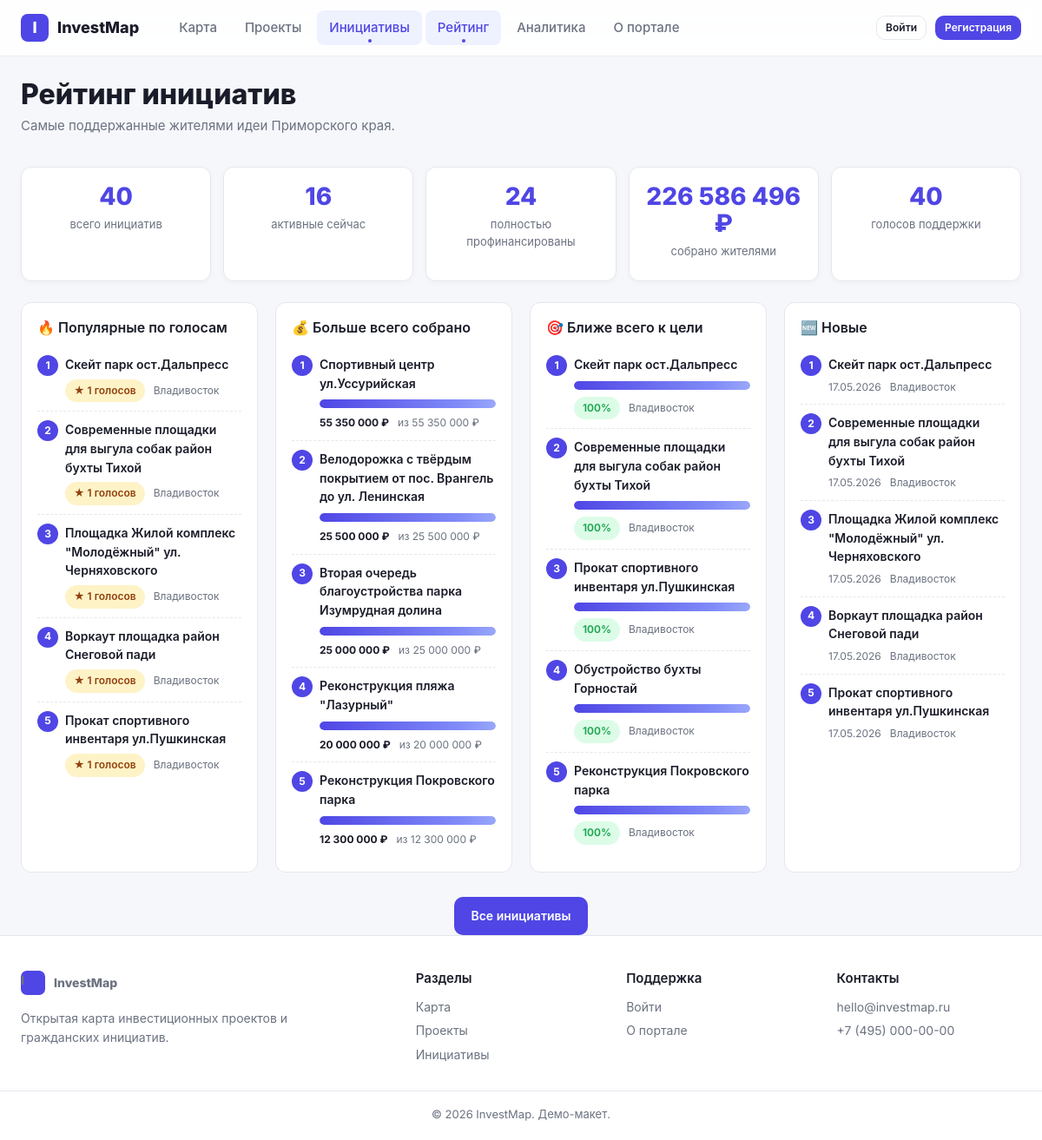
The page /initiatives/top on the database its author committed.
### app/models.py (models this page shows)
class Initiative(db.Model):
    __tablename__ = "initiatives"
    id = db.Column(db.Integer, primary_key=True)
    title = db.Column(db.String(200), nullable=False)
    slug = db.Column(db.String(220), unique=True, nullable=False, index=True)
    short_description = db.Column(db.String(300), nullable=False)
    description = db.Column(db.Text, nullable=False)
    author_type = db.Column(db.String(40), default="municipality")  # municipality | ngo | citizen
    author_name = db.Column(db.String(200))
    proposed_by_id = db.Column(db.Integer, db.ForeignKey("users.id"), nullable=True)
    district = db.Column(db.String(60), index=True)
    lat = db.Column(db.Float)
    lng = db.Column(db.Float)
    cover = db.Column(db.String(255))
    goal_amount = db.Column(db.BigInteger, default=0)
    collected_amount = db.Column(db.BigInteger, default=0)
    status = db.Column(db.String(40), default="active")  # active | funded | closed | moderation | rejected
    end_date = db.Column(db.Date)
    views = db.Column(db.Integer, default=0, nullable=False)
    created_at = db.Column(db.DateTime, default=datetime.utcnow)
    proposed_by = db.relationship("User", foreign_keys=[proposed_by_id])
    donations = db.relationship("Donation", back_populates="initiative", cascade="all, delete-orphan")
    votes = db.relationship("InitiativeVote", back_populates="initiative", cascade="all, delete-orphan")
    @property
    def progress_pct(self):
        if not self.goal_amount:
            return 0
        return min(100, round(self.collected_amount * 100 / self.goal_amount))
    @property
    def votes_count(self):
        return len(self.votes)

### app/blueprints/initiatives.py (the view)
@bp.route("/top")
def top():
    active_q = Initiative.query.filter(Initiative.status != "closed")
    top_votes = (
        active_q.outerjoin(InitiativeVote)
        .group_by(Initiative.id)
        .order_by(db.func.count(InitiativeVote.id).desc(), Initiative.created_at.desc())
        .limit(5)
        .all()
    )
    top_collected = (
        Initiative.query.order_by(Initiative.collected_amount.desc()).limit(5).all()
    )
    all_with_goal = [i for i in Initiative.query.all() if i.goal_amount]
    top_progress = sorted(all_with_goal, key=lambda i: i.progress_pct, reverse=True)[:5]
    top_new = Initiative.query.order_by(Initiative.created_at.desc()).limit(5).all()
    totals = {
        "count": Initiative.query.count(),
        "active": Initiative.query.filter_by(status="active").count(),
        "funded": Initiative.query.filter_by(status="funded").count(),
        "collected_sum": db.session.query(db.func.coalesce(db.func.sum(Initiative.collected_amount), 0)).scalar() or 0,
        "votes_sum": db.session.query(db.func.count(InitiativeVote.id)).scalar() or 0,
    }
    return render_template(
        "initiatives/top.html",
        top_votes=top_votes,
        top_collected=top_collected,
        top_progress=top_progress,
        top_new=top_new,
        totals=totals,
    )

### app/templates/initiatives/top.html (shortened to what this page needs)
{% extends "base.html" %}
{% block content %}
<div class="container">
    <div class="page-head">
        <h1>Рейтинг инициатив</h1>
        <p class="page-head__lead">Самые поддержанные жителями идеи Приморского края.</p>
    </div>
    <div class="stats-grid" style="margin-bottom:24px;">
        <div class="stat-card">
            <div class="stat-card__value">{{ totals.count }}</div>
            <div class="stat-card__label">всего инициатив</div>
        </div>
        <div class="stat-card">
            <div class="stat-card__value">{{ totals.active }}</div>
            <div class="stat-card__label">активные сейчас</div>
        </div>
        <div class="stat-card">
            <div class="stat-card__value">{{ totals.funded }}</div>
            <div class="stat-card__label">полностью профинансированы</div>
        </div>
        <div class="stat-card">
            <div class="stat-card__value">{{ totals.collected_sum|money }}</div>
            <div class="stat-card__label">собрано жителями</div>
        </div>
        <div class="stat-card">
            <div class="stat-card__value">{{ totals.votes_sum }}</div>
            <div class="stat-card__label">голосов поддержки</div>
        </div>
    </div>
    <div class="top-grid">
        <section class="top-col">
            <h3 class="top-col__title">🔥 Популярные по голосам</h3>
            <ol class="top-list">
                {% for i in top_votes %}
                    <li class="top-item">
                        <a href="{{ url_for('initiatives.detail', slug=i.slug) }}">
                            <div class="top-item__title">{{ i.title }}</div>
                            <div class="top-item__meta">
                                <span class="chip chip--warning">★ {{ i.votes_count }} голосов</span>
                                <span class="muted">{{ i.district or '—' }}</span>
                            </div>
                        </a>
                    </li>
                {% else %}
                    <li class="muted">Пока нет данных</li>
                {% endfor %}
            </ol>
        </section>
        <section class="top-col">
            <h3 class="top-col__title">💰 Больше всего собрано</h3>
            <ol class="top-list">
                {% for i in top_collected %}
                    <li class="top-item">
                        <a href="{{ url_for('initiatives.detail', slug=i.slug) }}">
                            <div class="top-item__title">{{ i.title }}</div>
                            <div class="progress"><div class="progress__bar" style="width:{{ i.progress_pct }}%"></div></div>
                            <div class="top-item__meta">
                                <strong>{{ i.collected_amount|money }}</strong>
                                <span class="muted">из {{ i.goal_amount|money }}</span>
                            </div>
                        </a>
                    </li>
                {% else %}
                    <li class="muted">Пока нет данных</li>
                {% endfor %}
            </ol>
        </section>
        <section class="top-col">
            <h3 class="top-col__title">🎯 Ближе всего к цели</h3>
            <ol class="top-list">
                {% for i in top_progress %}
                    <li class="top-item">
                        <a href="{{ url_for('initiatives.detail', slug=i.slug) }}">
                            <div class="top-item__title">{{ i.title }}</div>
                            <div class="progress"><div class="progress__bar" style="width:{{ i.progress_pct }}%"></div></div>
                            <div class="top-item__meta">
                                <span class="chip chip--success">{{ i.progress_pct }}%</span>
                                <span class="muted">{{ i.district or '—' }}</span>
                            </div>
                        </a>
                    </li>
                {% else %}
                    <li class="muted">Пока нет данных</li>
                {% endfor %}
            </ol>
        </section>
        <section class="top-col">
            <h3 class="top-col__title">🆕 Новые</h3>
            <ol class="top-list">
                {% for i in top_new %}
                    <li class="top-item">
                        <a href="{{ url_for('initiatives.detail', slug=i.slug) }}">
                            <div class="top-item__title">{{ i.title }}</div>
                            <div class="top-item__meta">
                                <span class="muted">{{ i.created_at|date_ru }}</span>
                                <span class="muted">{{ i.district or '—' }}</span>
                            </div>
                        </a>
                    </li>
                {% else %}
                    <li class="muted">Пока нет данных</li>
                {% endfor %}
            </ol>
        </section>
    </div>
    <div style="text-align:center;margin-top:28px;">
        <a href="{{ url_for('initiatives.list_initiatives') }}" class="btn btn--primary">Все инициативы</a>
    </div>
</div>
{% endblock %}

### app/templates/base.html (shortened to what this page needs)
<!doctype html>
<html lang="ru">
<head>
    <link rel="stylesheet" href="https://unpkg.com/leaflet@1.9.4/dist/leaflet.css">
    <link rel="stylesheet" href="{{ url_for('static', filename='css/style.css') }}">
</head>
<body>
<header class="topbar">
    <div class="container topbar__inner">
        <a class="brand" href="{{ url_for('main.index') }}">
            <span class="brand__logo">I</span>
            <span class="brand__name">InvestMap</span>
        </a>
        <nav class="nav">
            <a href="{{ url_for('main.index') }}" class="nav__link {% if request.endpoint == 'main.index' %}active{% endif %}">Карта</a>
            <a href="{{ url_for('projects.list_projects') }}" class="nav__link {% if request.blueprint == 'projects' %}active{% endif %}">Проекты</a>
            <a href="{{ url_for('initiatives.list_initiatives') }}" class="nav__link {% if request.blueprint == 'initiatives' %}active{% endif %}">Инициативы</a>
            <a href="{{ url_for('initiatives.top') }}" class="nav__link {% if request.endpoint == 'initiatives.top' %}active{% endif %}">Рейтинг</a>
            <a href="{{ url_for('main.analytics') }}" class="nav__link {% if request.endpoint == 'main.analytics' %}active{% endif %}">Аналитика</a>
            <a href="{{ url_for('main.about') }}" class="nav__link {% if request.endpoint == 'main.about' %}active{% endif %}">О портале</a>
        </nav>
        <div class="topbar__actions">
            {% if current_user.is_authenticated %}
                <a href="{{ url_for('cabinet.notifications') }}" class="icon-btn" title="Уведомления">
                    <svg width="20" height="20" viewBox="0 0 24 24" fill="none" stroke="currentColor" stroke-width="2" stroke-linecap="round" stroke-linejoin="round"><path d="M6 8a6 6 0 0 1 12 0c0 7 3 9 3 9H3s3-2 3-9"/><path d="M10.3 21a1.94 1.94 0 0 0 3.4 0"/></svg>
                    {% if unread_notifications %}<span class="badge">{{ unread_notifications }}</span>{% endif %}
                </a>
                <a href="{{ url_for('cabinet.index') }}" class="user-chip">
                    <span class="user-chip__avatar">{{ current_user.name[:1]|upper }}</span>
                    <span class="user-chip__name">{{ current_user.name }}</span>
                </a>
                <a href="{{ url_for('auth.logout') }}" class="btn btn--ghost btn--sm">Выйти</a>
            {% else %}
                <a href="{{ url_for('auth.login') }}" class="btn btn--ghost btn--sm">Войти</a>
                <a href="{{ url_for('auth.register') }}" class="btn btn--primary btn--sm">Регистрация</a>
            {% endif %}
        </div>
    </div>
</header>
<main class="main {% block main_class %}{% endblock %}">
    {% block content %}{% endblock %}
</main>
<footer class="footer">
    <div class="container footer__inner">
        <div class="footer__col">
            <div class="brand brand--sm">
                <span class="brand__logo">I</span>
                <span class="brand__name">InvestMap</span>
            </div>
            <p class="footer__tagline">Открытая карта инвестиционных проектов и гражданских инициатив.</p>
        </div>
        <div class="footer__col">
            <h4>Разделы</h4>
            <a href="{{ url_for('main.index') }}">Карта</a>
            <a href="{{ url_for('projects.list_projects') }}">Проекты</a>
            <a href="{{ url_for('initiatives.list_initiatives') }}">Инициативы</a>
        </div>
        <div class="footer__col">
            <h4>Поддержка</h4>
            {% if current_user.is_authenticated %}
                <a href="{{ url_for('cabinet.support') }}">Чат с ТП</a>
            {% else %}
                <a href="{{ url_for('auth.login') }}">Войти</a>
            {% endif %}
            <a href="{{ url_for('main.about') }}">О портале</a>
        </div>
        <div class="footer__col">
            <h4>Контакты</h4>
            <a href="mailto:hello@investmap.ru">hello@investmap.ru</a>
            <span>+7 (495) 000-00-00</span>
        </div>
    </div>
    <div class="container footer__bottom">© {{ 2026 }} InvestMap. Демо-макет.</div>
</footer>
</body>
</html>

### rows shown on the page
Initiative: title "Скейт парк ост.Дальпресс", votes_count "1", district "Владивосток", progress_pct "100", created_at "17.05.2026"
Initiative: title "Современные площадки для выгула собак район бухты Тихой", votes_count "1", district "Владивосток", progress_pct "100", created_at "17.05.2026"
Initiative: title "Площадка Жилой комплекс \"Молодёжный\" ул. Черняховского", votes_count "1", district "Владивосток", created_at "17.05.2026"
Initiative: title "Воркаут площадка район Снеговой пади", votes_count "1", district "Владивосток", created_at "17.05.2026"
Initiative: title "Прокат спортивного инвентаря ул.Пушкинская", votes_count "1", district "Владивосток", progress_pct "100", created_at "17.05.2026"
Initiative: title "Спортивный центр ул.Уссурийская", collected_amount "55 350 000 ₽", goal_amount "55 350 000 ₽"
Initiative: title "Велодорожка с твёрдым покрытием от пос. Врангель до ул. Ленинская", collected_amount "25 500 000 ₽", goal_amount "25 500 000 ₽"
Initiative: title "Вторая очередь благоустройства парка Изумрудная долина", collected_amount "25 000 000 ₽", goal_amount "25 000 000 ₽"
Initiative: title "Реконструкция пляжа \"Лазурный\"", collected_amount "20 000 000 ₽", goal_amount "20 000 000 ₽"
Initiative: title "Реконструкция Покровского парка", collected_amount "12 300 000 ₽", goal_amount "12 300 000 ₽", progress_pct "100", district "Владивосток"
Initiative: title "Обустройство бухты Горностай", progress_pct "100", district "Владивосток"

### other values the page prints
{{ totals.count }} "40"
{{ totals.active }} "16"
{{ totals.funded }} "24"
{{ totals.collected_sum|money }} "226 586 496 ₽"
{{ totals.votes_sum }} "40"
{{ 2026 }} "2026"
